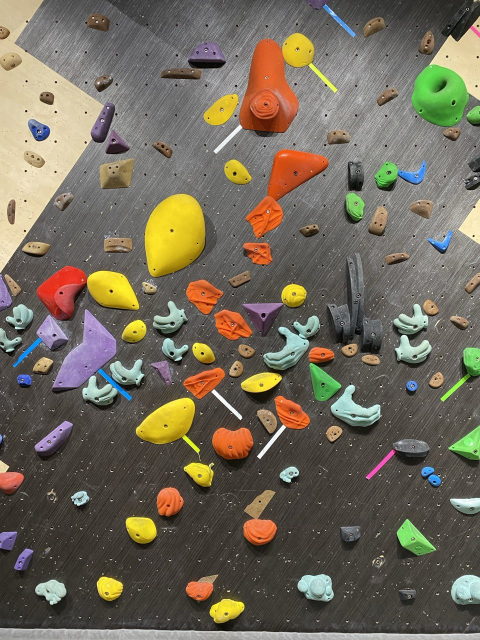
#> input picture climbing_route_detection/wall.png, 960 x 1280 px, found by its file name (shown at 1/2 size)
$ python route_detection.py
#> lines starting #> are read from the running program, lines starting #| are printed output that depends on the picture; after the words box and inside, x2 and y2 are one past the last pixel; in counts of white or black regions, pixels touching at a corner belong together
import matplotlib
matplotlib.use("Agg")   # ← 禁用 Tkinter GUI，避免 mainloop error

import cv2
import numpy as np
import matplotlib.pyplot as plt
import heapq


# ============================================================
# Choose which color route to compute
# ============================================================

SHOW_COLOR = "all"     # "orange", "green", ... 或 "all"


# ============================================================
# HSV color definitions
# ============================================================

COLOR_BASE = {
    "yellow": ((18, 170, 160), (80, 255, 255)),
    "orange": ((0, 160, 101), (17, 255, 255)),
    "purple": ((121, 40, 0), (160, 255, 217)),
    "green":  ((45, 99, 102), (93, 255, 255)),
    "mint":   ((60, 24, 175), (93, 71, 255)),
    "brown":  ((13, 97, 111), (23, 120, 255))
}


# ============================================================
# HSV buffer
# ============================================================

def expand_hsv(low, high, h=5, s=20, v=30):
    low_new = (max(0, low[0] - h),
               max(0, low[1] - s),
               max(0, low[2] - v))

    high_new = (min(179, high[0] + h),
                min(255, high[1] + s),
                min(255, high[2] + v))

    return low_new, high_new


# ============================================================
# Mask cleaning
# ============================================================

def clean_mask(mask):
    kernel = cv2.getStructuringElement(cv2.MORPH_ELLIPSE, (3,3))
    m = cv2.morphologyEx(mask, cv2.MORPH_CLOSE, kernel, iterations=1)
    m = cv2.morphologyEx(m, cv2.MORPH_OPEN, kernel, iterations=1)
    return m


# ============================================================
# A* Search
# ============================================================

def dist(a, b):
    return np.linalg.norm(np.array(a) - np.array(b))

def a_star(start, goal, nodes, max_step=300):
    pq = []
    heapq.heappush(pq, (0, start))

    came_from = {}
    g = {tuple(start): 0}

    nodes = [tuple(n) for n in nodes]

    while pq:
        _, current = heapq.heappop(pq)
        current = tuple(current)

        if current == tuple(goal):
            path = [current]
            while current in came_from:
                current = came_from[current]
                path.append(current)
            return path[::-1]

        for nxt in nodes:
            if nxt == current:
                continue

            d = dist(current, nxt)
            if d > max_step:
                continue

            new_cost = g[current] + d

            if nxt not in g or new_cost < g[nxt]:
                g[nxt] = new_cost
                priority = new_cost + dist(nxt, goal)
                heapq.heappush(pq, (priority, nxt))
                came_from[nxt] = current

    return None


# ============================================================
# Hold detection
# ============================================================

def detect_holds(mask, threshold=300):
    cnts, _ = cv2.findContours(mask, cv2.RETR_EXTERNAL, cv2.CHAIN_APPROX_SIMPLE)
    holds = []

    for cnt in cnts:
        if cv2.contourArea(cnt) < threshold:
            continue

        M = cv2.moments(cnt)
        if M["m00"] == 0:
            continue

        cx = int(M["m10"] / M["m00"])
        cy = int(M["m01"] / M["m00"])

        holds.append((cnt, cx, cy))

    return holds


# ============================================================
# Overlay detection drawing
# ============================================================

def overlay_smart(img, holds):
    out = img.copy()

    for cnt, cx, cy in holds:
        cv2.drawContours(out, [cnt], -1, (0,0,255), 2)

        cnt = cnt[:,0,:]
        num_points = len(cnt)
        if num_points < 10:
            continue

        cv2.circle(out, (cx, cy), 6, (255,255,0), -1)

        hull = cv2.convexHull(cnt, returnPoints=False)
        has_good = False

        if hull is not None and len(hull) > 3:
            defects = cv2.convexityDefects(cnt.reshape(-1,1,2), hull)

            if defects is not None:
                for i in range(defects.shape[0]):
                    s, e, f, depth = defects[i,0]
                    depth /= 256.0
                    far = tuple(cnt[f])

                    if depth > 4 and far[1] < cy:
                        has_good = True

                        if s < e:
                            seg = cnt[s:e+1]
                        else:
                            seg = np.vstack((cnt[s:], cnt[:e+1]))

                        cv2.polylines(out, [seg.reshape(-1,1,2)], False, (0,255,0), 3)
                        cv2.circle(out, far, 4, (255,0,0), -1)

        if not has_good:
            top_idx = np.argmin(cnt[:,1])
            rng = max(int(num_points * 0.08), 5)
            idxs = [(top_idx + i) % num_points for i in range(-rng, rng+1)]
            seg = cnt[idxs].reshape(-1,1,2)
            cv2.polylines(out, [seg], False, (0,255,0), 3)

    return cv2.cvtColor(out, cv2.COLOR_BGR2RGB)


# ============================================================
# MAIN
# ============================================================

def main():
    img = cv2.imread(r"C:\Code\Computer_vision\Project\wall.png")
#> img is the input picture: shape (1280, 960, 3); mean B, G, R 90.7, 106.5, 114.4
    hsv = cv2.cvtColor(img, cv2.COLOR_BGR2HSV)
#> hsv: shape (1280, 960, 3); mean H, S, V 33.2, 53.1, 118.5

    for name, (lo, hi) in COLOR_BASE.items():

        if SHOW_COLOR != "all" and name != SHOW_COLOR:
            continue

        if name == "yellow":
            lo_b, hi_b = lo, hi
        else:
            lo_b, hi_b = expand_hsv(lo, hi)

        mask = cv2.inRange(hsv, np.array(lo_b), np.array(hi_b))
        mask = clean_mask(mask)

        # detect holds
        holds_raw = detect_holds(mask)
        nodes = [(cx, cy) for (_, cx, cy) in holds_raw]

        # A*
        route = None
        start = goal = None

        if len(nodes) >= 2:
            start = min(nodes, key=lambda p: p[1])
            goal  = max(nodes, key=lambda p: p[1])
            route = a_star(start, goal, nodes)

        # base overlay
        overlay = cv2.cvtColor(overlay_smart(img, holds_raw), cv2.COLOR_RGB2BGR)

        # draw route
        if route:
            for i in range(len(route)-1):
                p1 = tuple(map(int, route[i]))
                p2 = tuple(map(int, route[i+1]))
                cv2.line(overlay, p1, p2, (0,255,255), 6)

            cv2.circle(overlay, tuple(map(int, start)), 12, (0,255,255), -1)
            cv2.circle(overlay, tuple(map(int, goal)), 12, (0,255,255), -1)

        # save output
        save_path = fr"C:\Code\Computer_vision\Project\output_route_{name}.png"

        plt.figure(figsize=(10,10))
        plt.imshow(cv2.cvtColor(overlay, cv2.COLOR_BGR2RGB))
        plt.axis("off")
        plt.savefig(save_path, dpi=150, bbox_inches='tight')
        plt.close()

        print("Saved route:", save_path)
#> this loop made 6 passes
#> route on pass 5: [(40, 629), (195, 782), (159, 995), (103, 1181)]
#> pass 1, in main, `mask = cv2.inRange(hsv, np.array(lo_b), np.array(hi_b))`:
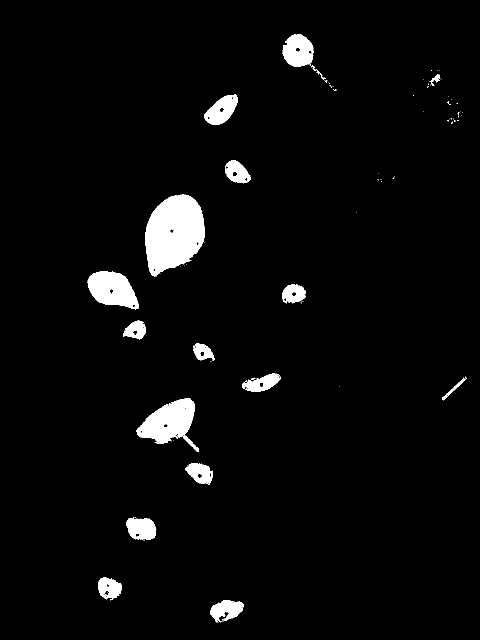
#> mask: shape (1280, 960) (shown at 1/2 size); 3.7% white; 93 white regions (74 under 20 px), largest, box (x1, y1, x2, y2) and area: (290, 389, 410, 553) 14150, (273, 796, 398, 904) 6750, (175, 543, 278, 619) 5267
#> pass 1, in main, `plt.savefig(save_path, dpi=150, bbox_inches='tight')`:
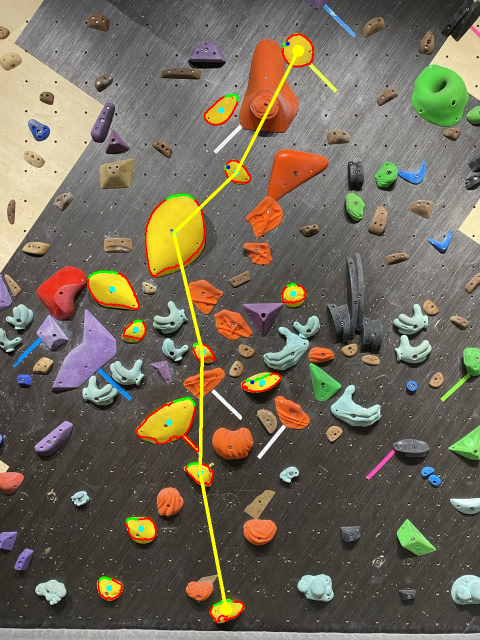
#> shown: shape (1280, 960, 3) (shown at 1/2 size); mean R, G, B 115, 106.4, 90
#> pass 2, in main, `plt.savefig(save_path, dpi=150, bbox_inches='tight')`:
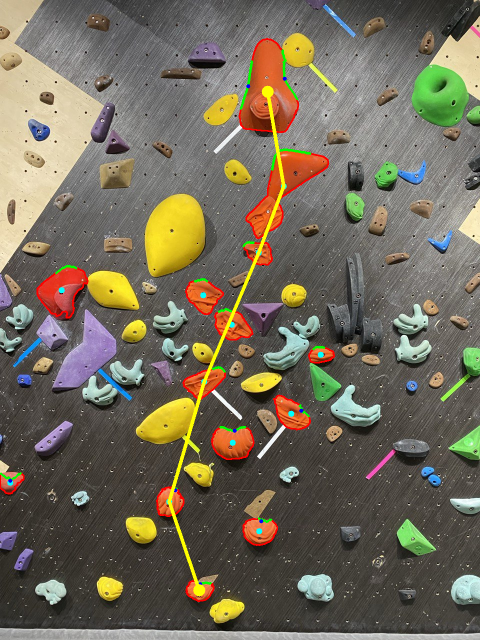
#> shown: shape (1280, 960, 3) (shown at 1/2 size); mean R, G, B 115.3, 107.5, 90
#> after the loop:
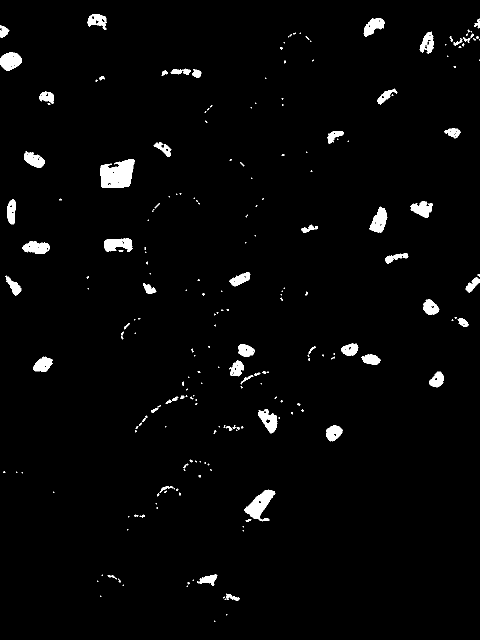
#> mask: shape (1280, 960) (shown at 1/2 size); 2.4% white; 228 white regions (151 under 20 px), largest, box (x1, y1, x2, y2) and area: (201, 318, 269, 376) 2973, (488, 979, 551, 1043) 1778, (0, 105, 44, 142) 1167
#> after the loop:
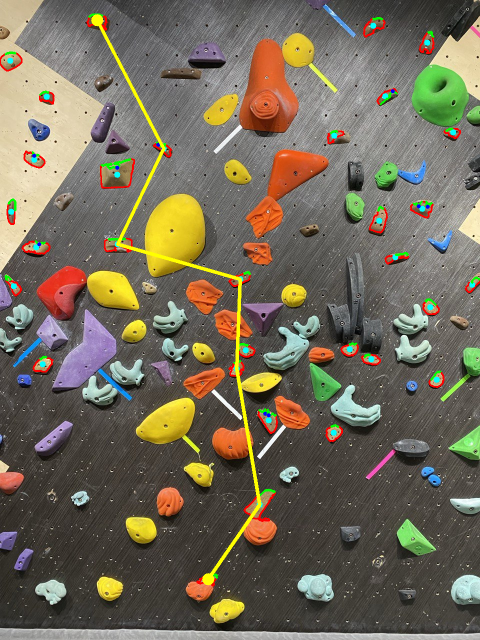
#> overlay: shape (1280, 960, 3) (shown at 1/2 size); mean B, G, R 89.5, 107.6, 115.6


if __name__ == "__main__":
    main()
